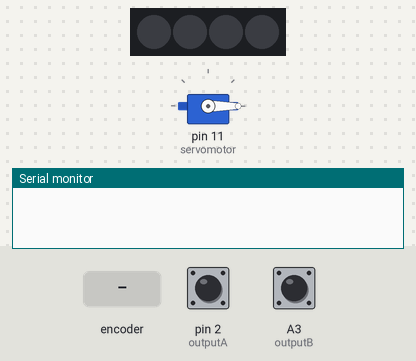
A sketch run on a simulated Arduino Uno, built with avr-gcc and run on an emulated ATmega328P. Shown: servo, 4 RGB LEDs in strip order, left to right, the last lines printed to the serial monitor. The inputs (shaded band) are chosen by the test bench; at power-on: pin 2 (outputA) HIGH, A3 (outputB) HIGH. Dim RGB values are drawn brighter than linear.

Above: at 1.2 s.
1.3 s: rotary encoder on pin 2 (outputA) / A3 (outputB) turned 3 steps (first pin leading)
At 2.3 s:
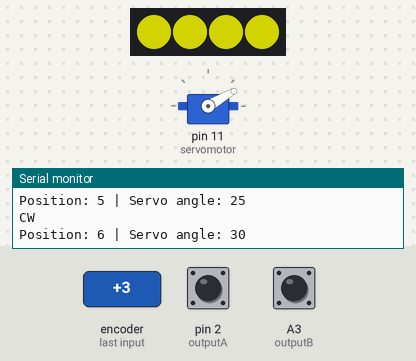
4.3 s: rotary encoder on pin 2 (outputA) / A3 (outputB) turned 2 steps (second pin leading)
At 5.4 s:
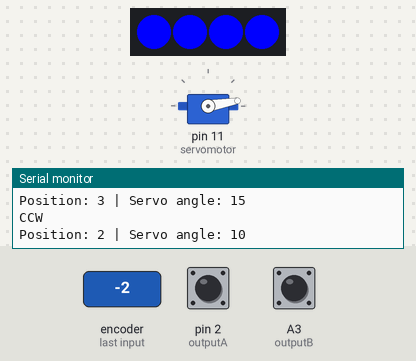
6.2 s: rotary encoder on pin 2 (outputA) / A3 (outputB) turned 3 steps (first pin leading)
At 7.2 s:
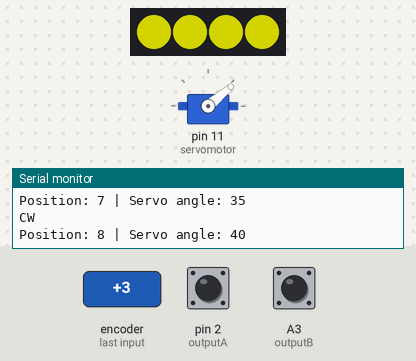
9.2 s: rotary encoder on pin 2 (outputA) / A3 (outputB) turned 3 steps (first pin leading)
At 10.7 s:
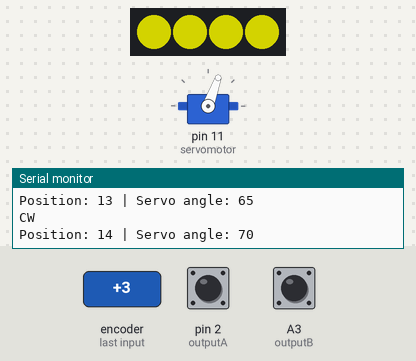
12.2 s: rotary encoder on pin 2 (outputA) / A3 (outputB) turned 1 step (first pin leading)
At 12.7 s:
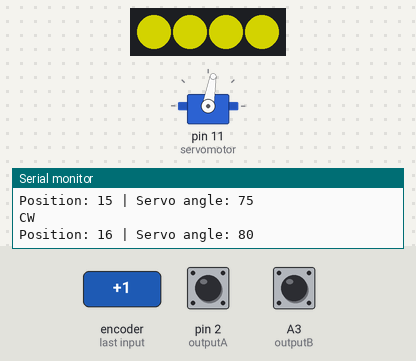
Timing chart, 0 to 14.9 s (numbered marks = the images above; inputs shaded):
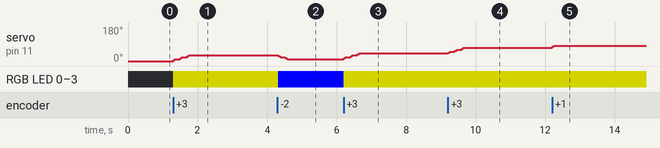

Measured:
- after the input at 1.3 s, servo on pin 11 (servomotor): 0° → 10° at once, → 20° 0.20 s later, → 30° 0.20 s later; RGB LED 0–3: off → RGB(125, 125, 0) at once
- after the input at 4.3 s, servo on pin 11 (servomotor): 30° → 20° at once, → 10° 0.20 s later; RGB LED 0–3: RGB(125, 125, 0) → RGB(0, 0, 255) at once
- after the input at 6.2 s, servo on pin 11 (servomotor): 10° → 20° at once, → 30° 0.20 s later, → 40° 0.20 s later; RGB LED 0–3: RGB(0, 0, 255) → RGB(125, 125, 0) at once
- after the input at 9.2 s, servo on pin 11 (servomotor): 40° → 50° at once, → 60° 0.20 s later, → 70° 0.20 s later
- after the input at 12.2 s, servo on pin 11 (servomotor): 70° → 80° at once

The sketch:

MFL12_NeoPixel_Servo_Encoder.ino
```cpp
#include <Servo.h>
#include <Adafruit_NeoPixel.h>

// Rotary encoder pins
#define outputA 2
#define outputB A3

// NeoPixel setup
#define LED_PIN 12         // Change if needed
#define NUM_LEDS 4

Adafruit_NeoPixel strip(NUM_LEDS, LED_PIN, NEO_GRB + NEO_KHZ800);

int counter = 0;       // Encoder position tracker
int angle = 0;         // Servo angle
int stepSize = 5;      // Servo angle increment per encoder tick
int aState;
int aLastState;

Servo servomotor;

void setup() {
  pinMode(outputA, INPUT);
  pinMode(outputB, INPUT);

  Serial.begin(9600);
  aLastState = digitalRead(outputA);

  servomotor.attach(11); // Servo on pin 9
  servomotor.write(angle);

  strip.begin();
  strip.show(); // Initialize all pixels to 'off'
}

void loop() {
  aState = digitalRead(outputA);

  // If encoder has moved
  if (aState != aLastState) {
    if (digitalRead(outputB) != aState) {
      // Clockwise
      counter++;
      angle += stepSize;
      Serial.println("CW");
      setColor(125, 125, 0); // Red
    } else {
      // Counter-clockwise
      counter--;
      angle -= stepSize;
      Serial.println("CCW");
      setColor(0, 0, 255); // Blue
    }

    // Clamp angle
    angle = constrain(angle, 0, 180);
    servomotor.write(angle);

    Serial.print("Position: ");
    Serial.print(counter);
    Serial.print(" | Servo angle: ");
    Serial.println(angle);
  }

  aLastState = aState;
}

// Function to set NeoPixel color
void setColor(uint8_t r, uint8_t g, uint8_t b) {
  for (int i = 0; i < NUM_LEDS; i++) {
    strip.setPixelColor(i, strip.Color(r, g, b));
  }
  strip.show();
}
```
